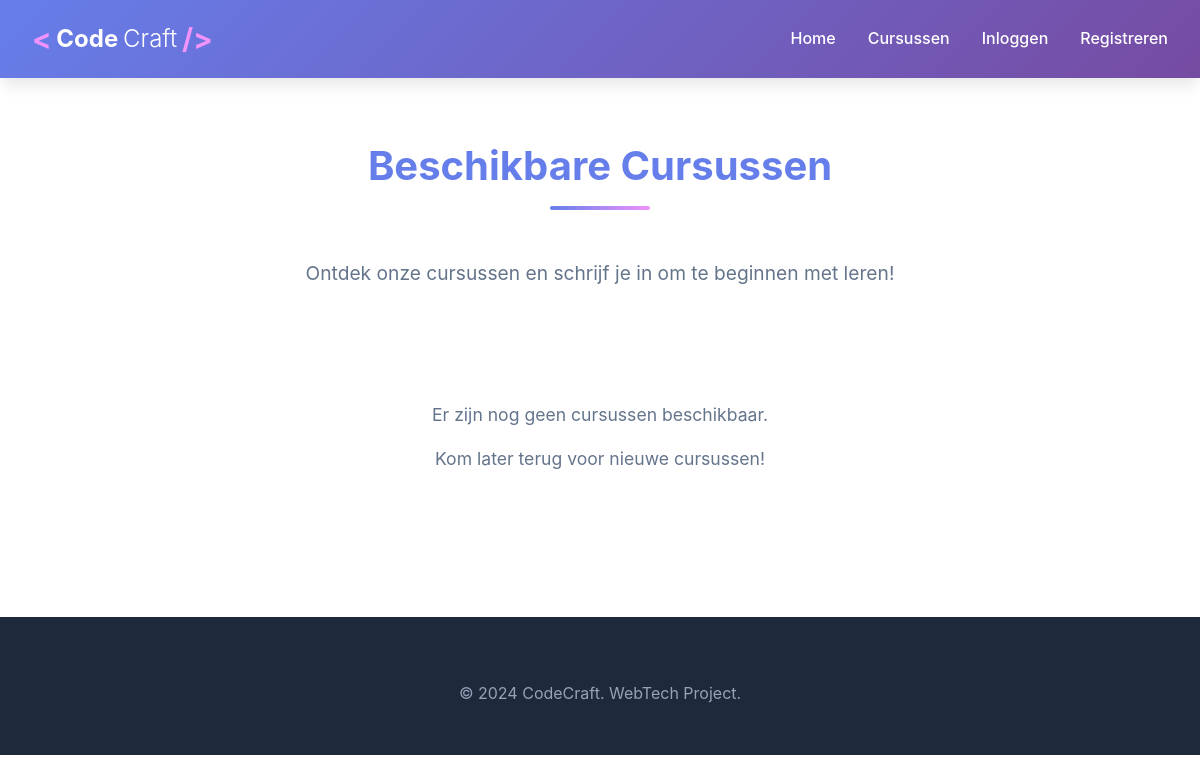
Before: /cursussen with the older database file.
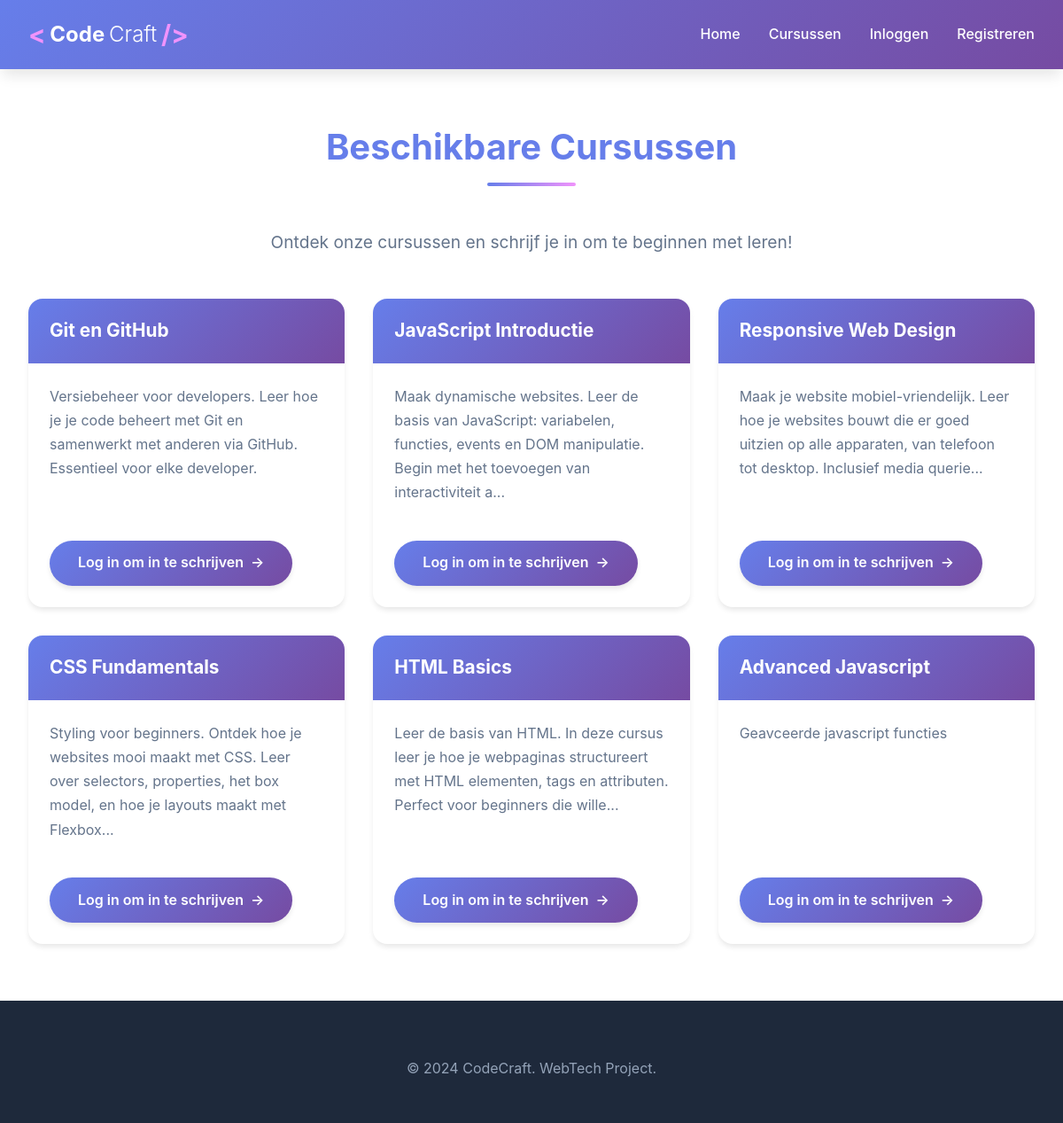
After: the same page with the newer database file.
### tables this page shows
CREATE TABLE courses (
            id INTEGER PRIMARY KEY AUTOINCREMENT,
            title TEXT NOT NULL,
            description TEXT,
            created_at DATETIME DEFAULT CURRENT_TIMESTAMP
        );

### py/app.py (the view)
@app.route('/cursussen')
def course_catalog():
    conn = get_db()
    cursor = conn.cursor()
    cursor.execute('SELECT * FROM courses ORDER BY id DESC')
    courses = cursor.fetchall()
    enrolled_course_ids = []
    if 'user_id' in session:
        cursor.execute('SELECT course_id FROM enrollments WHERE user_id = ?', (session['user_id'],))
        enrolled_course_ids = [row['course_id'] for row in cursor.fetchall()]
    conn.close()
    return render_template('course_catalog.html', courses=courses, enrolled_course_ids=enrolled_course_ids)

### py/app.py (called while the page is built)
def get_db():
    conn = sqlite3.connect(DATABASE)
    conn.row_factory = sqlite3.Row
    return conn

@app.context_processor
def inject_user():
    return {
        'logged_in': 'user_id' in session,
        'user_name': session.get('user_name'),
        'user_email': session.get('user_email'),
        'is_admin': session.get('is_admin', False)
    }

### templates/course_catalog.html (shortened to what this page needs)
<!DOCTYPE html>
<html lang="nl">
<head>
    <link rel="stylesheet" href="{{ url_for('static', filename='style.css') }}">
</head>
<body>
    <nav class="navbar">
        <div class="nav-container">
            <a href="{{ url_for('index') }}" class="logo">
                <span class="logo-bracket">&lt;</span>
                <strong>Code</strong>Craft
                <span class="logo-bracket">/&gt;</span>
            </a>
            <ul class="nav-menu">
                <li><a href="{{ url_for('index') }}">Home</a></li>
                <li><a href="{{ url_for('course_catalog') }}">Cursussen</a></li>
                {% if logged_in %}
                    <li><a href="{{ url_for('dashboard') }}">Dashboard</a></li>
                    {% if is_admin %}
                    <li><a href="{{ url_for('list_courses') }}" class="nav-admin">Beheer</a></li>
                    {% endif %}
                    <li><a href="{{ url_for('my_courses') }}">Mijn Cursussen</a></li>
                    <li class="nav-user">
                        <span class="user-greeting">Hallo, {{ user_name }}</span>
                    </li>
                    <li><a href="{{ url_for('logout_route') }}" class="nav-logout">Uitloggen</a></li>
                {% else %}
                    <li><a href="{{ url_for('login_page') }}">Inloggen</a></li>
                    <li><a href="{{ url_for('register_page') }}">Registreren</a></li>
                {% endif %}
            </ul>
        </div>
    </nav>
    <main>
        <section class="contact" id="courses">
            <div class="container">
                <h2>Beschikbare Cursussen</h2>
                <p class="section-intro">
                    Ontdek onze cursussen en schrijf je in om te beginnen met leren!
                </p>
                {% if courses %}
                <div class="catalog-grid">
                    {% for course in courses %}
                    <article class="catalog-card">
                        <div class="catalog-card-header">
                            <h3>{{ course.title }}</h3>
                        </div>
                        <div class="catalog-card-body">
                            <p>{{ course.description[:150] }}{% if course.description|length > 150 %}...{% endif %}</p>
                        </div>
                        <div class="catalog-card-footer">
                            {% if logged_in %}
                                {% if course.id in enrolled_course_ids %}
                                    <span class="enrolled-badge">Ingeschreven</span>
                                {% else %}
                                    <form action="{{ url_for('enroll_course', id=course.id) }}" method="POST">
                                        <button type="submit" class="submit-button enroll-btn">
                                            <span>Inschrijven</span>
                                            <span class="button-arrow">&rarr;</span>
                                        </button>
                                    </form>
                                {% endif %}
                            {% else %}
                                <a href="{{ url_for('login_page') }}" class="submit-button enroll-btn">
                                    <span>Log in om in te schrijven</span>
                                    <span class="button-arrow">&rarr;</span>
                                </a>
                            {% endif %}
                        </div>
                    </article>
                    {% endfor %}
                </div>
                {% else %}
                <div class="empty-state">
                    <p>Er zijn nog geen cursussen beschikbaar.</p>
                    <p>Kom later terug voor nieuwe cursussen!</p>
                </div>
                {% endif %}
            </div>
        </section>
    </main>
    <footer class="footer">
        <div class="container">
            <div class="footer-bottom">
                <p>&copy; 2024 CodeCraft. WebTech Project.</p>
            </div>
        </div>
    </footer>
</body>
</html>

Changed rows visible on the page:
added courses: title "Git en GitHub", description "Versiebeheer voor developers. Leer hoe je je code beheert met Git en samenwerkt met anderen via GitHub. Essentieel voor elke developer."
added courses: title "JavaScript Introductie", description "Maak dynamische websites. Leer de basis van JavaScript: variabelen, functies, events en DOM manipulatie. Begin met het toevoegen van interactiviteit a"
added courses: title "Responsive Web Design", description "Maak je website mobiel-vriendelijk. Leer hoe je websites bouwt die er goed uitzien op alle apparaten, van telefoon tot desktop. Inclusief media querie"
added courses: title "CSS Fundamentals", description "Styling voor beginners. Ontdek hoe je websites mooi maakt met CSS. Leer over selectors, properties, het box model, en hoe je layouts maakt met Flexbox"
added courses: title "HTML Basics", description "Leer de basis van HTML. In deze cursus leer je hoe je webpaginas structureert met HTML elementen, tags en attributen. Perfect voor beginners die wille"
added courses: title "Advanced Javascript", description "Geavceerde javascript functies"
Other visible differences:
text no longer shown: "Er zijn nog geen cursussen beschikbaar. Kom later terug voor nieuwe cursussen!"
